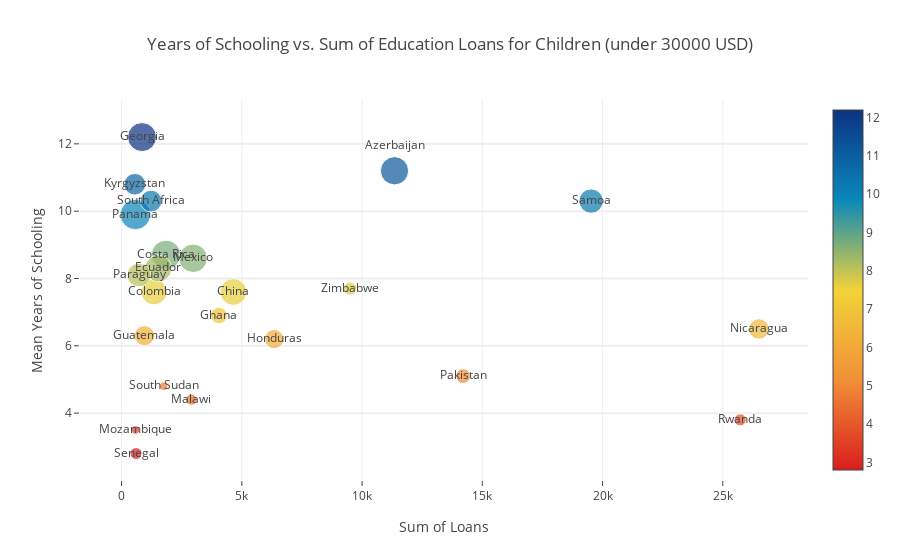

This figure's notebook cell:
### Code cell
edu_country.dropna(inplace=True)
edu_country = edu_country[edu_country.loan_amount < 30000]

data = [go.Scatter(
    y = edu_country['Mean years of schooling'],
    x = edu_country['loan_amount'],
    mode='markers+text',
    marker=dict(
        sizemode = 'diameter',
        sizeref = 1,
        size= (7 * (edu_country.HDI))**2,
        color=edu_country['Mean years of schooling'],
        colorscale='Portland',
        reversescale=True,
        showscale=True)
    ,text=edu_country['country']
    ,textposition=["top center"]
)]
layout = go.Layout(
    autosize=True,
    title='Years of Schooling vs. Sum of Education Loans for Children (under 30000 USD)',
    hovermode='closest',
    xaxis= dict(title='Sum of Loans', ticklen= 5, showgrid=True, zeroline=False, showline=False),
    yaxis=dict(title='Mean Years of Schooling', showgrid=True, zeroline=False, ticklen=5, gridwidth=2)
)
fig = go.Figure(data=data, layout=layout)
py.iplot(fig, filename='scatter_schooling_loans')

### Figure 1 — Plotly figure (JSON) as saved in the notebook; plotly's stock layout.template omitted (floating-point values rounded to 4 significant figures)
{"data": [{"marker": {"color": [11.2, 7.6, 7.6, 8.7, 8.3, 12.2, 6.9, 6.3, 6.2, 10.8, 4.4, 8.6, 3.5, 6.5, 5.1, 9.9, 8.1, 3.8, 10.3, 2.8, 10.3, 4.8, 7.7], "colorscale": "Portland", "reversescale": true, "showscale": true, "size": [28.23, 26.69, 25.9, 29.51, 26.76, 28.98, 16.43, 20.07, 19.14, 21.6, 11.1, 28.45, 8.561, 20.39, 14.82, 30.43, 23.53, 12.15, 24.29, 11.96, 21.73, 8.561, 13.05], "sizemode": "diameter", "sizeref": 1}, "mode": "markers+text", "text": ["Azerbaijan", "China", "Colombia", "Costa Rica", "Ecuador", "Georgia", "Ghana", "Guatemala", "Honduras", "Kyrgyzstan", "Malawi", "Mexico", "Mozambique", "Nicaragua", "Pakistan", "Panama", "Paraguay", "Rwanda", "Samoa", "Senegal", "South Africa", "South Sudan", "Zimbabwe"], "textposition": ["top center"], "type": "scatter", "x": [11350, 4650, 1350, 1850, 1525, 850, 4050, 950, 6350, 550, 2900, 2975, 575, 26500, 14200, 575, 725, 25725, 19525, 600, 1225, 1750, 9500], "y": [11.2, 7.6, 7.6, 8.7, 8.3, 12.2, 6.9, 6.3, 6.2, 10.8, 4.4, 8.6, 3.5, 6.5, 5.1, 9.9, 8.1, 3.8, 10.3, 2.8, 10.3, 4.8, 7.7]}], "layout": {"autosize": true, "hovermode": "closest", "title": "Years of Schooling vs. Sum of Education Loans for Children (under 30000 USD)", "xaxis": {"showgrid": true, "showline": false, "ticklen": 5, "title": "Sum of Loans", "zeroline": false}, "yaxis": {"gridwidth": 2, "showgrid": true, "ticklen": 5, "title": "Mean Years of Schooling", "zeroline": false}}}
